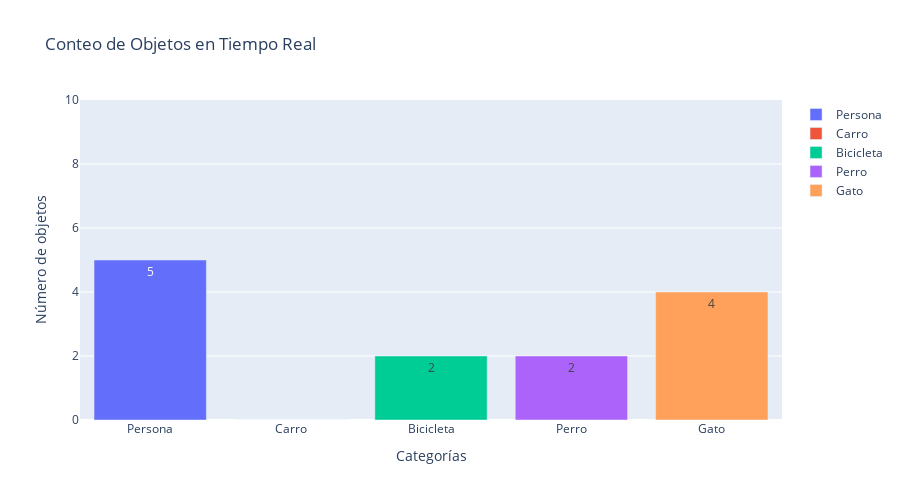

The code cell stored with this chart in its notebook:
### Markdown cell above
## 4. Visualización Dinámica con Plotly

Plotly nos permite crear gráficos interactivos que pueden actualizarse en tiempo real. Implementaremos un gráfico de barras para mostrar el conteo de objetos simulados.

### Code cell
# Simulación de conteo para diferentes categorías de objetos
categorias = ['Persona', 'Carro', 'Bicicleta', 'Perro', 'Gato']
max_objetos = [8, 5, 3, 2, 4]  # Máximo número para cada categoría

# Generar datos iniciales
def generar_conteos():
    """Genera conteos aleatorios para cada categoría"""
    return [generador.conteo_objetos(max_obj) for max_obj in max_objetos]

# Datos iniciales para el gráfico
conteos_actuales = generar_conteos()

# Crear figura
fig = go.Figure()

# Agregar barras para cada categoría
for i, categoria in enumerate(categorias):
    fig.add_trace(go.Bar(
        x=[categoria],
        y=[conteos_actuales[i]],
        name=categoria,
        text=[conteos_actuales[i]],
        textposition='auto'
    ))

# Configurar layout
fig.update_layout(
    title='Conteo de Objetos en Tiempo Real',
    yaxis=dict(
        title='Número de objetos',
        range=[0, 10]  # Establecer rango fijo
    ),
    xaxis=dict(
        title='Categorías'
    ),
    barmode='group',
    height=500
)

# Mostrar el gráfico
fig.show()

# Para actualizar este gráfico en tiempo real, normalmente usaríamos Dash
# Aquí simularemos una actualización manual para propósitos de demostración
from IPython.display import display, clear_output
import time

# Función para actualizar el gráfico
def actualizar_grafico_plotly():
    # Generar nuevos conteos
    nuevos_conteos = generar_conteos()
    
    # Actualizar figura
    fig = go.Figure()
    
    for i, categoria in enumerate(categorias):
        fig.add_trace(go.Bar(
            x=[categoria],
            y=[nuevos_conteos[i]],
            name=categoria,
            text=[nuevos_conteos[i]],
            textposition='auto'
        ))
    
    # Configurar layout
    fig.update_layout(
        title='Conteo de Objetos en Tiempo Real',
        yaxis=dict(
            title='Número de objetos',
            range=[0, 10]
        ),
        xaxis=dict(
            title='Categorías'
        ),
        barmode='group',
        height=500
    )
    
    # Limpiar salida anterior y mostrar actualización
    clear_output(wait=True)
    display(fig)

# Comentar esta línea para evitar actualizaciones automáticas en el notebook
# Este código actualizaría el gráfico cada 2 segundos durante 5 iteraciones
"""
for _ in range(5):
    actualizar_grafico_plotly()
    time.sleep(2)
"""

### Figure 1 — Plotly figure (JSON) as saved in the notebook; plotly's stock layout.template omitted (floating-point values rounded to 4 significant figures)
{"data": [{"name": "Persona", "text": ["5"], "textposition": "auto", "type": "bar", "x": ["Persona"], "y": [5]}, {"name": "Carro", "text": ["0"], "textposition": "auto", "type": "bar", "x": ["Carro"], "y": [0]}, {"name": "Bicicleta", "text": ["2"], "textposition": "auto", "type": "bar", "x": ["Bicicleta"], "y": [2]}, {"name": "Perro", "text": ["2"], "textposition": "auto", "type": "bar", "x": ["Perro"], "y": [2]}, {"name": "Gato", "text": ["4"], "textposition": "auto", "type": "bar", "x": ["Gato"], "y": [4]}], "layout": {"barmode": "group", "height": 500, "title": {"text": "Conteo de Objetos en Tiempo Real"}, "xaxis": {"title": {"text": "Categorías"}}, "yaxis": {"range": [0, 10], "title": {"text": "Número de objetos"}}}}
